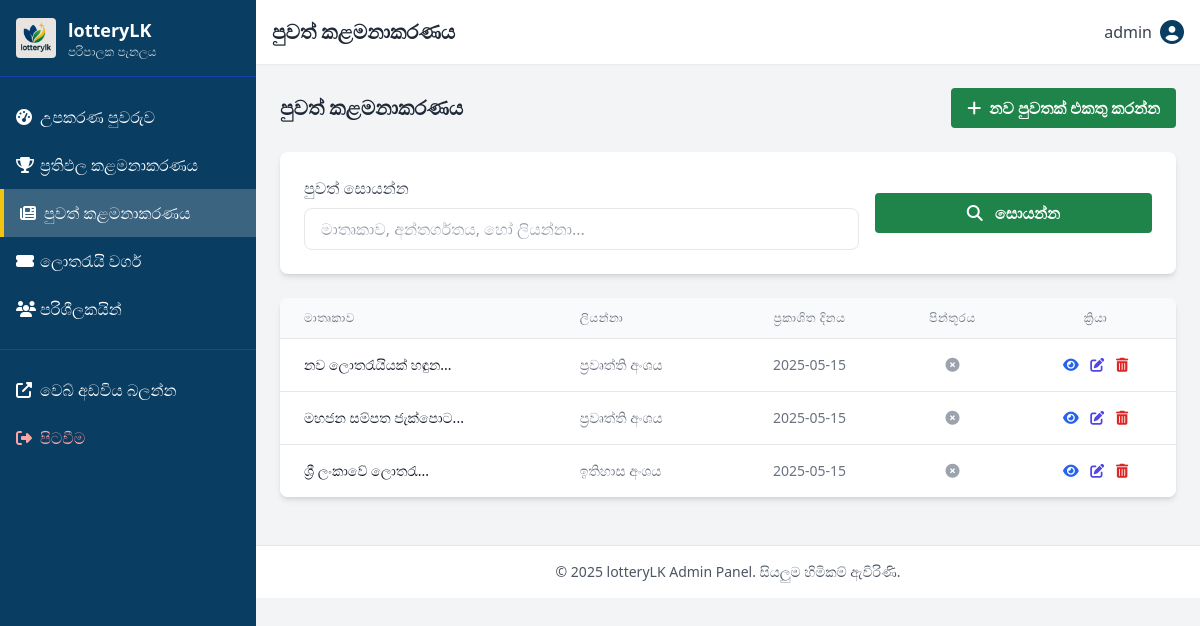
The app's page /admin/manage_news.php (signed in) with its own data.
### tables this page shows
CREATE TABLE IF NOT EXISTS news_articles (
    id INT AUTO_INCREMENT PRIMARY KEY,
    title VARCHAR(255) NOT NULL,
    content TEXT NOT NULL,
    image_path VARCHAR(255),  
    published_date TIMESTAMP DEFAULT CURRENT_TIMESTAMP,
    author_name VARCHAR(100) NULL  
);

### includes/db_connect.php (called while the page is built, shortened)
<?php
try {
    $db_connected = true;
} catch (PDOException $e) {
    $error_message = "දත්ත සමුදාය සම්බන්ධතාවය අසාර්ථක විය. කරුණාකර පසුව නැවත උත්සාහ කරන්න.";
    $db_connected = false;
    error_log("Database connection failed: " . $e->getMessage(), 0);
}

### includes/functions.php (called while the page is built, shortened)
<?php
function shorten_text($text, $length = 150, $append = '...') {
    if (strlen($text) > $length) {
        $text = substr($text, 0, $length) . $append;
    }
    return $text;
}

### admin/manage_news.php (the view, shortened to what this page needs)
<?php
include '../includes/db_connect.php';
include '../includes/functions.php';
include 'includes_admin/admin_header.php';
$news_articles = [];
$page = isset($_GET['page']) ? (int)$_GET['page'] : 1;
$per_page = 10;
$offset = ($page - 1) * $per_page;
$search = isset($_GET['search']) ? sanitize_input($_GET['search']) : '';
$filtered = !empty($search);
if (isset($pdo) && $db_connected) {
    try {
        $sql = 'SELECT * FROM news_articles WHERE 1=1';
        $params = [];
        $sql .= ' ORDER BY published_date DESC LIMIT :offset, :per_page';
        $params[':offset'] = $offset;
        $params[':per_page'] = $per_page;
        $stmt = $pdo->prepare($sql);
        foreach ($params as $key => $value) {
            $stmt->bindValue($key, $value, ($key === ':offset' || $key === ':per_page') ? PDO::PARAM_INT : PDO::PARAM_STR);
        }
        $stmt->execute();
        $news_articles = $stmt->fetchAll();
    } catch (PDOException $e) {
        error_log("Database error in manage_news.php: " . $e->getMessage(), 0);
        echo '<div class="bg-red-100 border border-red-400 text-red-700 px-4 py-3 rounded mb-6">
            <p>දත්ත සමුදායෙන් තොරතුරු ලබා ගැනීමේදී දෝෂයක් ඇති විය.</p>
        </div>';
    }
}
?>
<div class="flex justify-between items-center mb-6">
    <h2 class="text-xl font-bold text-gray-800">පුවත් කළමනාකරණය</h2>
    <a href="add_news.php" class="bg-primaryGreen hover:bg-green-700 text-white font-bold py-2 px-4 rounded flex items-center">
        <i class="fas fa-plus mr-2"></i> නව පුවතක් එකතු කරන්න
    </a>
</div>
<div class="bg-white rounded-lg shadow-md p-6 mb-6">
    <form action="manage_news.php" method="get" class="flex flex-col md:flex-row items-center">
        <div class="w-full md:w-2/3 mb-4 md:mb-0 md:mr-4">
            <label for="search" class="block text-gray-700 mb-2">පුවත් සොයන්න</label>
            <input type="text" id="search" name="search" value="<?php echo htmlspecialchars($search); ?>" placeholder="මාතෘකාව, අන්තර්ගතය, හෝ ලියන්නා..." class="w-full px-4 py-2 border rounded-lg focus:outline-none focus:ring-2 focus:ring-primaryGreen">
        </div>
        <div class="w-full md:w-1/3 flex items-end">
            <button type="submit" class="bg-primaryGreen hover:bg-green-700 text-white font-bold py-2 px-4 rounded w-full">
                <i class="fas fa-search mr-2"></i> සොයන්න
            </button>
        </div>
    </form>
</div>
<div class="bg-white rounded-lg shadow-md overflow-hidden mb-6">
    <?php if (empty($news_articles)): ?>
    <div class="p-6 text-center text-gray-500">
        <i class="fas fa-newspaper text-3xl mb-3"></i>
        <p>පුවත් හමු නොවීය. <?php echo $filtered ? 'කරුණාකර වෙනත් සෙවුම් පදයක් උත්සාහ කරන්න.' : 'නව පුවතක් එකතු කරන්න.'; ?></p>
    </div>
    <?php else: ?>
    <div class="overflow-x-auto">
        <table class="min-w-full divide-y divide-gray-200">
            <thead class="bg-gray-50">
                <tr>
                    <th class="px-6 py-3 text-left text-xs font-medium text-gray-500 uppercase tracking-wider">මාතෘකාව</th>
                    <th class="px-6 py-3 text-left text-xs font-medium text-gray-500 uppercase tracking-wider hidden md:table-cell">ලියන්නා</th>
                    <th class="px-6 py-3 text-center text-xs font-medium text-gray-500 uppercase tracking-wider">ප්‍රකාශිත දිනය</th>
                    <th class="px-6 py-3 text-center text-xs font-medium text-gray-500 uppercase tracking-wider">පින්තූරය</th>
                    <th class="px-6 py-3 text-center text-xs font-medium text-gray-500 uppercase tracking-wider">ක්‍රියා</th>
                </tr>
            </thead>
            <tbody class="bg-white divide-y divide-gray-200">
                <?php foreach ($news_articles as $article): ?>
                <tr class="hover:bg-gray-50">
                    <td class="px-6 py-4">
                        <div class="text-sm font-medium text-gray-900">
                            <?php echo htmlspecialchars(shorten_text($article['title'], 50)); ?>
                        </div>
                    </td>
                    <td class="px-6 py-4 hidden md:table-cell">
                        <div class="text-sm text-gray-500">
                            <?php echo !empty($article['author_name']) ? htmlspecialchars($article['author_name']) : '<span class="text-gray-400">ලියන්නා නැත</span>'; ?>
                        </div>
                    </td>
                    <td class="px-6 py-4 whitespace-nowrap text-sm text-gray-500 text-center">
                        <?php echo date('Y-m-d', strtotime($article['published_date'])); ?>
                    </td>
                    <td class="px-6 py-4 whitespace-nowrap text-sm text-gray-500 text-center">
                        <?php if (!empty($article['image_path'])): ?>
                        <span class="text-primaryGreen"><i class="fas fa-check-circle"></i></span>
                        <?php else: ?>
                        <span class="text-gray-400"><i class="fas fa-times-circle"></i></span>
                        <?php endif; ?>
                    </td>
                    <td class="px-6 py-4 whitespace-nowrap text-sm text-center">
                        <a href="../news_article.php?id=<?php echo $article['id']; ?>" target="_blank" class="text-blue-600 hover:text-blue-900 mx-1" title="බලන්න">
                            <i class="fas fa-eye"></i>
                        </a>
                        <a href="edit_news.php?id=<?php echo $article['id']; ?>" class="text-indigo-600 hover:text-indigo-900 mx-1" title="සංස්කරණය කරන්න">
                            <i class="fas fa-edit"></i>
                        </a>
                        <a href="delete_news.php?id=<?php echo $article['id']; ?>" class="text-red-600 hover:text-red-900 mx-1 delete-button" title="මකා දමන්න">
                            <i class="fas fa-trash-alt"></i>
                        </a>
                    </td>
                </tr>
                <?php endforeach; ?>
            </tbody>
        </table>
    </div>
    <?php endif; ?>
</div>
<?php
include 'includes_admin/admin_footer.php';
?>

### records on screen
news_articles: title "නව ලොතරැයියක් හඳුන...", author_name "ප්‍රවෘත්ති අංශය", published_date "2025-05-15"
news_articles: title "මහජන සම්පත ජැක්පොට...", author_name "ප්‍රවෘත්ති අංශය", published_date "2025-05-15"
news_articles: title "ශ්‍රී ලංකාවේ ලොතරැ...", author_name "ඉතිහාස අංශය", published_date "2025-05-15"

### other values on screen
$_SESSION['admin_username'] "admin"
